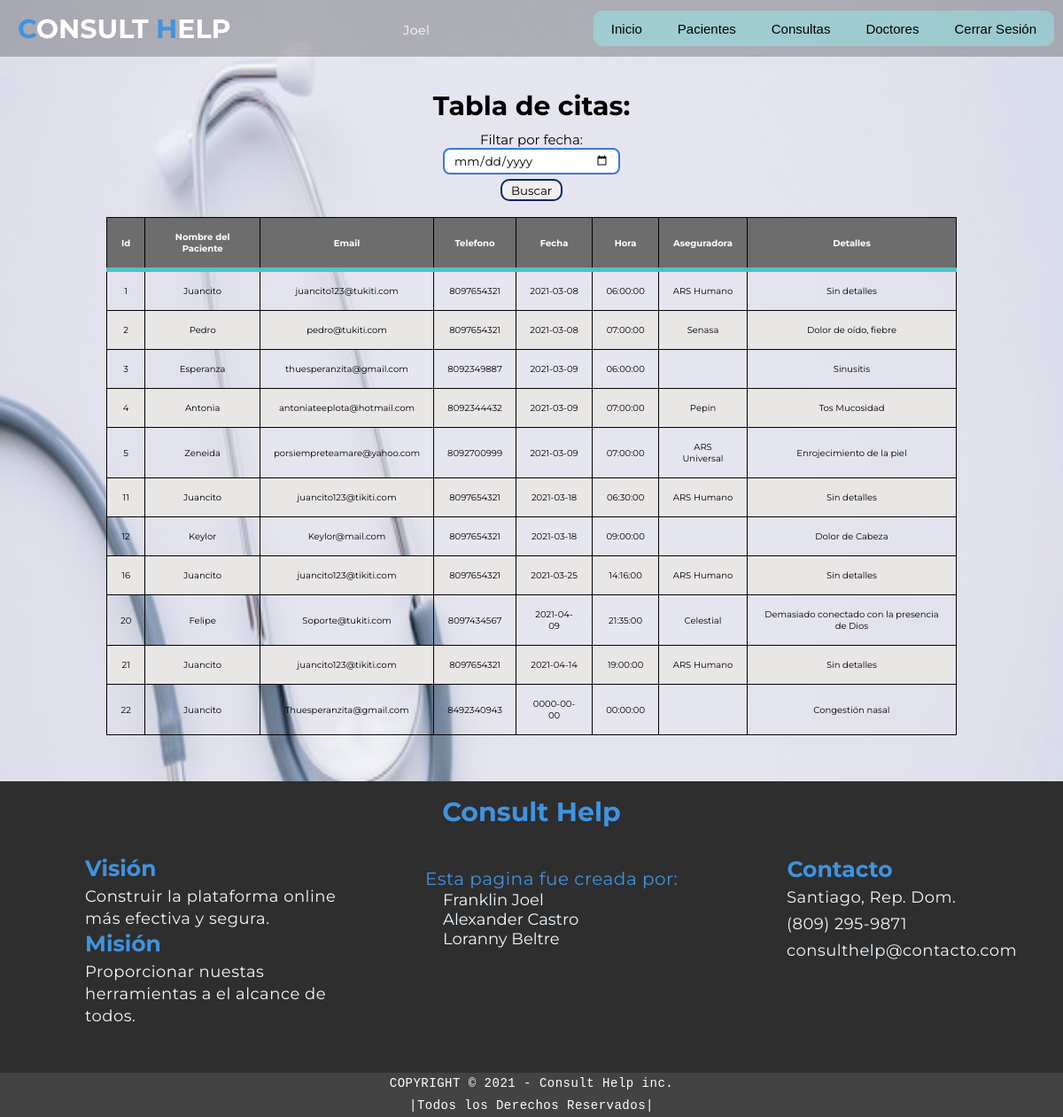
Screenshot of /tabla.php (signed in) with the database file from the repository.
### tables this page shows
CREATE TABLE `users` (
  `Id` int(11) NOT NULL,
  `username` varchar(20) NOT NULL,
  `email` varchar(50) DEFAULT NULL,
  `password` varchar(50) DEFAULT NULL
);

CREATE TABLE `citas` (
  `Id` int(5) NOT NULL,
  `Nombre del paciente` varchar(50) NOT NULL,
  `Email del paciente` varchar(30) NOT NULL,
  `Telefono del paciente` varchar(50) NOT NULL,
  `Fecha_citas` date NOT NULL,
  `Hora_citas` time NOT NULL,
  `Aseguradora` varchar(50) NOT NULL,
  `Detalles` text NOT NULL
);

### tabla.php (the view, shortened to what this page needs)
<!DOCTYPE html>
<html lang="es">
    <head>
        <link rel="stylesheet" href="css/style.css">
        <link rel="stylesheet" href="css/citas.css">
        <link rel="stylesheet" href="css/menu.css">
    </head>
    <body>
        <?php require 'header.php' ?>
        <br><br><br><br><br><br><br>
        <a name="tabla1">
        <div id="mostrar-consultas" align="center">
                    <h1>Tabla de citas:</h1>
                    <table id="tabla" name="tabla">
                        <form action="tabla.php" method="get">
                            <label>Filtar por fecha: </label> <input type="date" name="fecha" id="">
                            <input type="submit" value="Buscar" style="width: 70px">
                            <br><br>
                        </form>
                        <thead>
                            <tr>
                                <th>Id</th>
                                <th>Nombre del Paciente</th>
                                <th>Email</th>
                                <th>Telefono</th>
                                <th>Fecha</th>
                                <th>Hora</th>
                                <th>Aseguradora</th>
                                <th>Detalles</th>
                            </tr>
                        </thead>
                        <?php
                        if (!empty($_GET['fecha'])){
                            $fecha = $_GET['fecha'];
                            $sql = "SELECT * FROM citas WHERE Fecha_citas = '$fecha' ";
                        }else{
                            $sql = "SELECT * FROM citas";
                        }
                        $result = mysqli_query($conexion, $sql);
                        while($mostrar=mysqli_fetch_array($result)){
                        ?>
                        <tr>
                            <td><?php echo $mostrar['Id'] ?></td>
                            <td><?php echo $mostrar['Nombre del paciente'] ?></td>
                            <td><?php echo $mostrar['Email del paciente'] ?></td>
                            <td><?php echo $mostrar['Telefono del paciente'] ?></td>
                            <td><?php echo $mostrar['Fecha_citas'] ?></td>
                            <td><?php echo $mostrar['Hora_citas'] ?></td>
                            <td><?php echo $mostrar['Aseguradora'] ?></td>
                            <td><?php echo $mostrar['Detalles'] ?></td>
                        </tr>
                        <?php } ?>
                    </table>
                </div>
                <br><br><br><br>
    </body>
</html>

### header.php (shortened to what this page needs)
<?php
    require 'php/conexion.php';
?>
<!DOCTYPE html>
<html lang="en">
<head>
    <link rel="stylesheet" href="css/style.css">
    <link rel="stylesheet" href="css/citas.css">
    <link rel="stylesheet" href="css/menu.css">
</head>
<body>
    <section id="header">
        <div class="header container">
            <div class="nav-bar">
                <div class="brand">
                    <a href="index.php"><h1><span>C</span>onsult <span>H</span>elp</h1></a>
                </div>
                <?php
                    foreach($conexion->query($_SESSION['username']) as $nosabetu);
                ?>
                <p id="aaa" style="color: white;"><?php echo $nosabetu['username']; ?></p>
                <ul class="nav">
                    <li><a href="index.php">Inicio</a></li>
                    <li><a href="pacientes.php">Pacientes</a>
                    </li>
                    <li><a href="consultas.php">Consultas</a>
                    </li>
                    <li><a href="credits.php">Doctores</a></li>
                    <li><a href="php/salir.php">Cerrar Sesión</a></li>
                </ul>
            </div>
        </div>
    </section>
</body>
</html>

### css/style.css (style rules this page uses)
* { padding: 0; margin: 0; box-sizing: border-box; }
body { background-image: url(../img/fondo\ blanco.jpg); background-repeat: no-repeat; background-size: 100% 100%; background-attachment: fixed; }
html { font-size: 10px; font-family: 'Montserrat', sans-serif; scroll-behavior: smooth; }
a { text-decoration: none; }
.container { min-height: 100vh; width: 100%; height: auto; display: flex; align-items: center; justify-content: center; }
p { color: #333; font-size: 1.4rem; margin-top: 5px; line-height: 2.5rem; font-weight: 300px; letter-spacing: .05rem; }
.brand h1 { font-size: 3rem; text-transform: uppercase; color: white; }
.brand h1 span { color: rgb(64, 147, 224); }
#header { position: fixed; z-index: 10000; left: 0; top: 0; width: 100vw; height: auto; }
#header .header { min-height: 8vh; background-color: rgba(0, 0, 0, 0.24); transition: .3s ease background-color; }
#header .nav-bar { display: flex; align-items: center; justify-content: space-between; width: 100%; height: 100%; max-width: 1300px; padding: 0 10px; }

### css/citas.css (style rules this page uses)
h1 { text-align: center; margin: 10px; font-size: 30px; }
label { font-size: 15px; }
input[type="text"], input[type="number"], input[type="date"], input[type="time"], input[type="tel"], input[type="email"] { margin-right: 0px; height: 30px; width: 200px; padding: 10px; display: block; border-radius: 8px; border: 2px solid rgb(55, 122, 223); outline: none; }
button, input[type="reset"], input[type="submit"] { border: 2px solid rgb(4, 40, 94); border-radius: 10px; font-family: 'Montserrat', sans-serif; height: 25px; z-index: auto; cursor: pointer; margin: 5px; }
table { border-radius: 10px; font-family: 'Poppins', sans-serif; width: 80%; text-align: center; border-collapse: collapse; font-size: 10px; z-index: 2000000000000000000; }
th, td { border: 1px solid black; padding: 15px; font-size: 10px; }
thead { border-bottom: solid 5px rgb(76, 194, 202); background-color: rgb(110, 109, 109); color: white; }
tr:nth-child(even) { background-color: rgb(233, 230, 230); }

### css/menu.css (style rules this page uses)
#header { margin: auto; font-family: 'Montserrat', sans-serif; }
ul, ol { list-style: none; }
.nav { background-color: rgba(141, 248, 248, 0.418); border-radius: 10px; color: black; text-decoration: none; height: 40px; font-family: 'Montserrant', sans-serif; }
.nav li a { color: black; font-family: 'Montserrant', sans-serif; font-size: 15px; text-decoration: none; margin: 5px; padding: 7px 15px; display: block; }
.nav > li { float: left; }

### css/footer.css (style rules this page uses)
* { padding: 0; margin: 0; box-sizing: border-box; font-family: 'Montserrat', sans-serif; }
#footer { background-color: rgb(46, 46, 46); width: 100%; height: 365px; }
#footer h1 { position: relative; top: -20px; color: rgb(64, 147, 224); }
#nosotros p, #creditos p, #contactos p { color: aliceblue; font-size: 18px; }
#nosotros b, #contactos h1 { font-size: 25px; color: rgb(64, 147, 224); }
#nosotros { position: relative; display: table-column; width: 300px; left: 8%; float: left; }
#creditos p { color: rgb(64, 147, 224); height: auto; font-size: 20px; }
#creditos ul li { position: relative; left: 20px; }
#creditos ul li a, #creditos ul li { color: aliceblue; font-size: 18px; }
#creditos { position: relative; width: 300px; top: -180px; left: 40%; }
#contactos { position: relative; left: 74%; top: -300px; width: 300px; }
#contactos p a { color: aliceblue; }
#contactos h1 { position: relative; top: 5px; right: 90px; }
#copyright { position: relative; top: -180px; background-color: rgb(68, 67, 67); }
#copyright p { color: #fff; font-family: 'Courier New', Courier, monospace; }

### rows the page displays
users: username "Joel"
citas: Id "1", Nombre del paciente "Juancito", Email del paciente "juancito123@tukiti.com", Telefono del paciente "8097654321", Fecha_citas "2021-03-08", Hora_citas "06:00:00", Aseguradora "ARS Humano", Detalles "Sin detalles"
citas: Id "2", Nombre del paciente "Pedro", Email del paciente "pedro@tukiti.com", Telefono del paciente "8097654321", Fecha_citas "2021-03-08", Hora_citas "07:00:00", Aseguradora "Senasa", Detalles "Dolor de oído, fiebre"
citas: Id "3", Nombre del paciente "Esperanza", Email del paciente "thuesperanzita@gmail.com", Telefono del paciente "8092349887", Fecha_citas "2021-03-09", Hora_citas "06:00:00", Detalles "Sinusitis"
citas: Id "4", Nombre del paciente "Antonia", Email del paciente "antoniateeplota@hotmail.com", Telefono del paciente "8092344432", Fecha_citas "2021-03-09", Hora_citas "07:00:00", Aseguradora "Pepin", Detalles "Tos Mucosidad"
citas: Id "5", Nombre del paciente "Zeneida", Email del paciente "porsiempreteamare@yahoo.com", Telefono del paciente "8092700999", Fecha_citas "2021-03-09", Hora_citas "07:00:00", Aseguradora "ARS Universal", Detalles "Enrojecimiento de la piel"
citas: Id "11", Nombre del paciente "Juancito", Email del paciente "juancito123@tikiti.com", Telefono del paciente "8097654321", Fecha_citas "2021-03-18", Hora_citas "06:30:00", Aseguradora "ARS Humano", Detalles "Sin detalles"
citas: Id "12", Nombre del paciente "Keylor", Email del paciente "Keylor@mail.com", Telefono del paciente "8097654321", Fecha_citas "2021-03-18", Hora_citas "09:00:00", Detalles "Dolor de Cabeza"
citas: Id "16", Nombre del paciente "Juancito", Email del paciente "juancito123@tikiti.com", Telefono del paciente "8097654321", Fecha_citas "2021-03-25", Hora_citas "14:16:00", Aseguradora "ARS Humano", Detalles "Sin detalles"
citas: Id "20", Nombre del paciente "Felipe", Email del paciente "Soporte@tukiti.com", Telefono del paciente "8097434567", Fecha_citas "2021-04-09", Hora_citas "21:35:00", Aseguradora "Celestial", Detalles "Demasiado conectado con la presencia de Dios"
citas: Id "21", Nombre del paciente "Juancito", Email del paciente "juancito123@tikiti.com", Telefono del paciente "8097654321", Fecha_citas "2021-04-14", Hora_citas "19:00:00", Aseguradora "ARS Humano", Detalles "Sin detalles"
citas: Id "22", Nombre del paciente "Juancito", Email del paciente "Thuesperanzita@gmail.com", Telefono del paciente "8492340943", Fecha_citas "0000-00-00", Hora_citas "00:00:00", Detalles "Congestión nasal"
